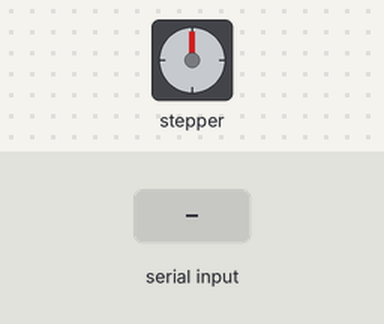
Simulated run of this sketch. Board: Arduino Uno, built with avr-gcc and run on an emulated ATmega328P. Parts: stepper motor. The inputs (shaded band) are chosen by the test bench. Stepper angles assume 200 steps per turn.

Above: at 1.2 s.
1.3 s: "start\n" received over Serial
At 2.2 s:
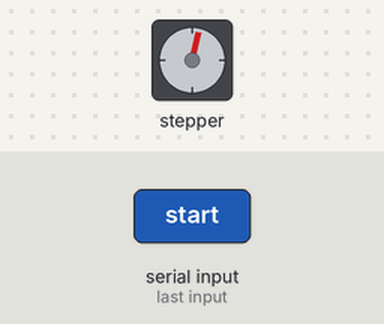
3.0 s: "start\n" received over Serial
At 3.5 s:
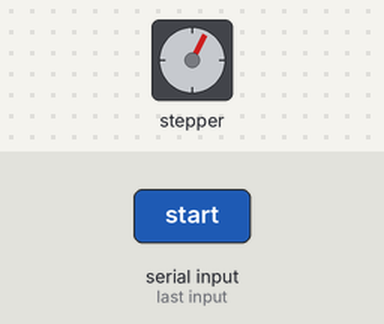
Timing chart, 0 to 6.0 s (numbered marks = the images above; inputs shaded):
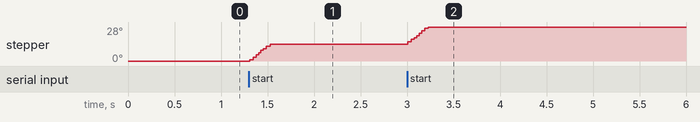

The sketch:

commande_moteur.ino
```cpp
#include <AccelStepper.h>

const int stepPin = 7;
const int dirPin  = 8;
int nbPas = 8; //nb de 1/32 step pour faire 1/2 step

AccelStepper motor(AccelStepper::DRIVER, stepPin, dirPin);

void setup() {
  Serial.begin(9600);        // Initialisation du port série
  motor.setMaxSpeed(200);
  motor.setAcceleration(200);
}

void loop() {
  if (Serial.available() > 0) {
    String cmd = Serial.readStringUntil('\n');  // lire une ligne

    if (cmd == "start") {
      motor.moveTo(motor.currentPosition() + nbPas );
    }
    else if (cmd == "stop") {
      motor.stop();
    }
  }

  motor.run();  // AccelStepper doit être appelé tout le temps
}
```

Measured:
- after the input at 1.3 s, stepper: turns 14° clockwise in 0.22 s, starting at once
- after the input at 3.0 s, stepper: turns 14° clockwise in 0.22 s, starting at once
